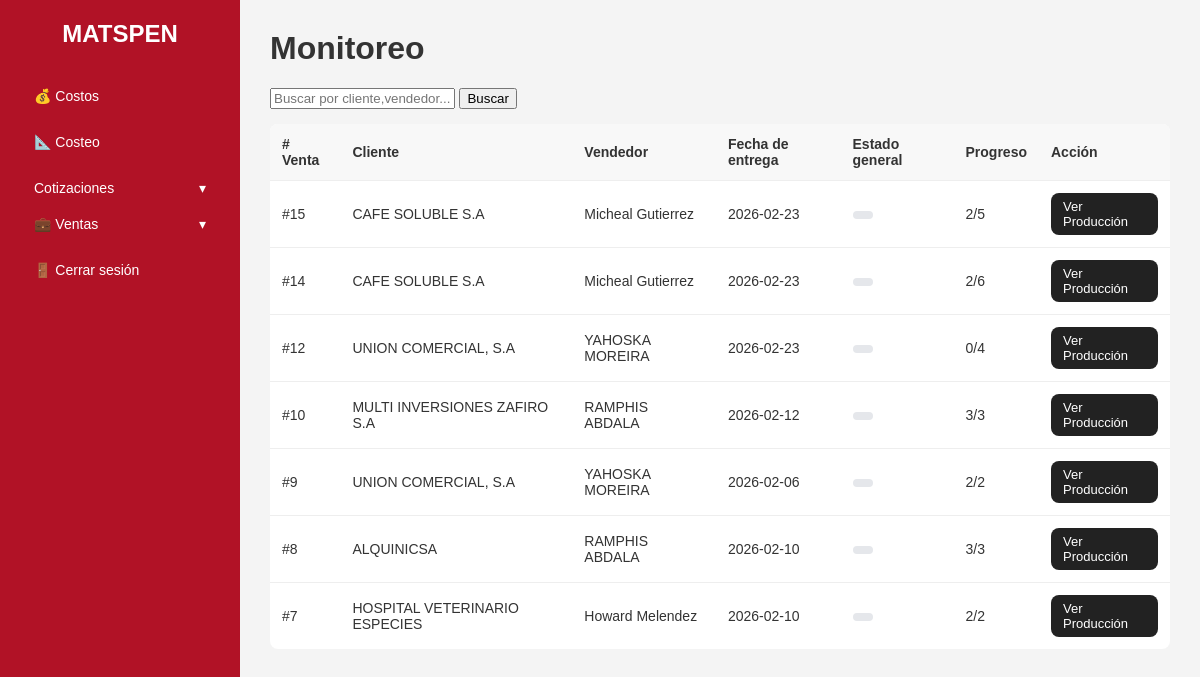
Before: /ventas/monitoreo (signed in) with the older database file.
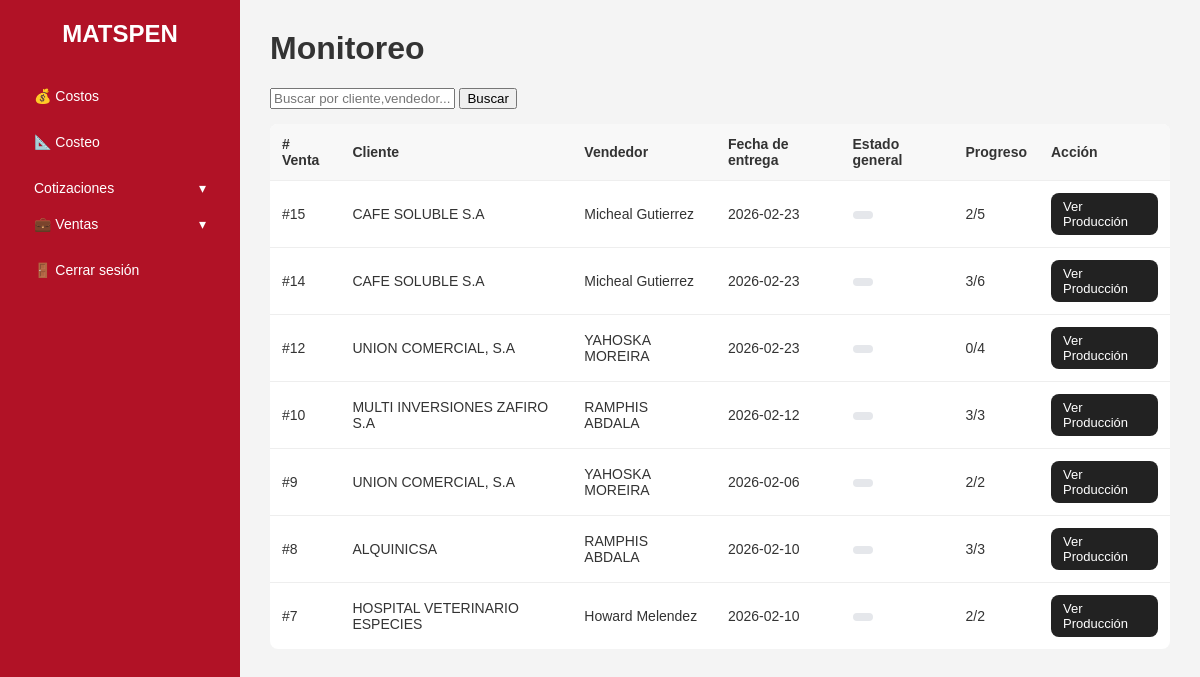
After: the same page with the newer database file.
### tables this page shows
CREATE TABLE ventas(id INTEGER PRIMARY KEY AUTOINCREMENT, fecha TEXT NOT NULL, vendedor TEXT NOT NULL, cliente TEXT NOT NULL, mont INTEGER NOT NULL, cotizacion TEXT NOT NULL, estado TEXT DEFAULT 'Aprobada');

### app.py (the view)
@app.route("/ventas/monitoreo")
def ventas_monitoreo():
    if "user_id" not in session :
        return redirect(url_for("login"))
    conn = get_db_connection()
    rows = conn.execute("""
        SELECT
          v.id,
          v.cliente,
          v.vendedor,
          v.fecha,
          (SELECT COUNT(*) FROM produccion_lineas pl
            WHERE pl.venta_id = v.id AND pl.estado = 'listo') AS lineas_listas,
          (SELECT COUNT(*) FROM produccion_lineas pl
            WHERE pl.venta_id = v.id) AS total_lineas
        FROM ventas v
        ORDER BY v.id DESC
    """).fetchall()
    conn.close()
    return render_template("monitoreo.html", ventas=rows)

### database.py (called while the page is built)
def get_db_connection():
    conn = sqlite3.connect(DB_PATH)
    conn.row_factory = sqlite3.Row
    return conn

### templates/monitoreo.html (shortened to what this page needs)
{% extends "base.html" %}
{% block content %}
<h1>Monitoreo</h1>
<form method="get" style="margin-bottom: 15px;">
    <input type="text" name="q" placeholder="Buscar por cliente,vendedor..." value="{{ request.args.get('q', '') }}">
    <button type="submit">
        Buscar
    </button>
</form>
<table>
    <thead class="table-head">
        <tr>
            <th># Venta</th>
            <th>Cliente</th>
            <th>Vendedor</th>
            <th>Fecha de entrega</th>
            <th>Estado general</th>
            <th>Progreso</th>
            <th>Acción</th>
        </tr>
    </thead>
    <tbody>
        {% if ventas %}
            {% for v in ventas %}
            <tr>
                <td>#{{ v.id }}</td>
                <td>{{ v.cliente }}</td>
                <td>{{ v.vendedor }}</td>
                <td>{{ v.fecha if v.fecha else '_' }}</td>
                <td>
                    {% if v.estado_general == 'finalizada' %}
                        <span class="badge badge-ok">Finalizada</span>
                    {% elif v.estado_general == 'aprobada' %}
                        <span class="badge badge-info">Aprobada</span>
                    {% elif v.estado_general == 'en_proceso' %}
                        <span class="badge badge-warning">En proceso</span>
                    {% else %}
                        <span class="badge badge-muted">{{ v.estado_general }}</span>
                    {% endif %}
                </td>
                <td>
                    {{ v.lineas_listas }}/{{ v.total_lineas }}
                </td>
                <td>
                    <a href="{{ url_for('ventas_produccion', venta_id=v.id) }}"
                       style="
                           display:inline-block;
                           padding:6px 12px;
                           background:#222;
                           color:white;
                           border-radius:8px;
                           font-size:13px;
                       ">
                        Ver Producción
                    </a>
                </td>
            </tr>
            {% endfor %}
            {% else %}
                 <tr>
                <td colspan="7" style="text-align:center; padding:20px;">
                    No hay ventas para mostrar
                </td>
            </tr>
        {% endif %}
    </tbody>
</table>
{% endblock %}

Changed rows visible on the page:
changed ventas id 14: lineas_listas "2" → "3"
